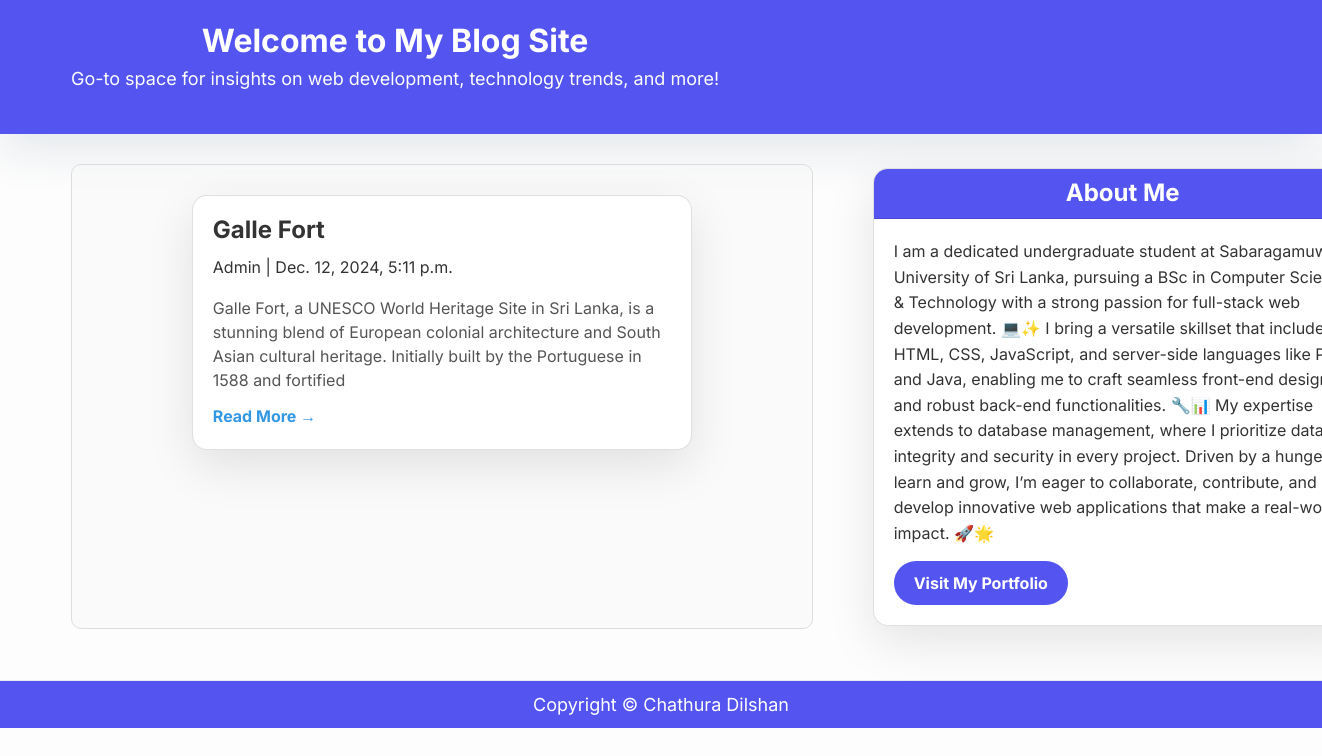
The page / on the database its author committed.
### blog/models.py (models this page shows, shortened)
class Post(models.Model):
    title = models.CharField(max_length=200, unique=True)
    slug = models.SlugField(max_length=200, unique=True)
    author = models.ForeignKey(User, on_delete= models.CASCADE,related_name='blog_posts')
    updated_on = models.DateTimeField(auto_now= True)
    content = models.TextField()
    created_on = models.DateTimeField(auto_now_add=True)
    status = models.IntegerField(choices=STATUS, default=0)
    class Meta:
        ordering = ['-created_on']

### blog/views.py (the view)
# urls.py: path('', views.PostList.as_view(), name='home'),
class PostList(generic.ListView):
    queryset = Post.objects.filter(status=1).order_by('-created_on')
    template_name = 'index.html'

### templates/index.html (shortened to what this page needs)
{% extends "base.html" %}
{% block content %}
<header class="masthead">
    <div class="container">
        <div class="row">
            <div class="Site">
                <div class="site-heading">
                    <h3 class=" site-topic"> Welcome to My Blog Site</h3>
                    <p class="site-text">Go-to space for insights on web development, technology trends, and more!
                    </p>
                </div>
            </div>
        </div>
    </div>
</header>
<div class="container">
    <div class="row">
        <div class="col">
            {% for post in post_list %}
            <div class="card">
                <div class="card-body">
                    <h2 class="card-title">{{ post.title }}</h2>
                    <p class="card-text">{{ post.author }} | {{ post.created_on}} </p>
                    <p class="card-details">{{post.content|slice:":200" }}</p>
                    <a href="{% url 'post_detail' post.slug  %}" class=" primary">Read More &rarr;</a>
                </div>
            </div>
            {% endfor %}
        </div>
        {% block sidebar %} {% include 'sidebar.html' %} {% endblock sidebar %}
    </div>
</div>
{%endblock%}

### templates/base.html (style rules this page uses)
body { font-family: "Inter", sans-serif; font-size: 17px; background-color: #fdfdfd; }

### templates/index.html (style rules this page uses)
body { font-family: "Inter", sans-serif; font-size: 18px; background-color: #fdfdfd; margin: 0; padding: 0; }
.card { box-shadow: 0 16px 48px #E3E7EB; margin: 20px 0; border-radius: 8px; overflow: hidden; background-color: #ffffff; width: 95%; margin-left: auto; margin-right: auto; }
.card-body { padding: 20px; }
.card-title { font-size: 24px; font-weight: bold; margin-bottom: 10px; color: #333333; }
.card-text { font-size: 14px; color: #888888; margin-bottom: 15px; }
.card-details { font-size: 16px; color: #555555; line-height: 1.5; margin-bottom: 10px; }
.primary { color: #3398E1; text-decoration: none; font-weight: bold; font-size: 16px; }
.masthead { background: #5454f0; height: 16.8vh; padding-bottom: 15px; box-shadow: 0 16px 48px #E3E7EB; padding-top: 10px; display: flex; justify-content: center; align-items: center; color: white; text-align: center; }
.site-heading { margin: 0; }
.site-topic { font-size: 32px; font-weight: bold; margin-bottom: 5px; }
.site-text { font-size: 18px; color: #fdfdfd; margin-top: 0; }
.container { max-width: 1200px; margin: 0 auto; padding: 20px; }
.row { display: flex; flex-wrap: wrap; margin: -10px; }
.col { flex: 1; padding: 10px; max-height: 465px; overflow-y: auto; border: 1px solid #ddd; background-color: #f9f9f99a; margin-top: 20px; border-radius: 10px; margin-right: 45px; width: 50%; }

### templates/sidebar.html (style rules this page uses)
.card { box-shadow: 0 16px 48px rgba(0, 0, 0, 0.1); border-radius: 15px; overflow: hidden; background: #fff; transition: transform 0.3s, box-shadow 0.3s; width: 500px; }
.card-body { padding: 20px; }
.card-text { font-size: 1rem; line-height: 1.6; color: #333; }

### rows shown on the page
Post: title "Galle Fort", author "Admin", created_on "Dec. 12, 2024, 5:11 p.m.", content "Galle Fort, a UNESCO World Heritage Site in Sri Lanka, is a stunning blend of European colonial architecture and South Asian cultural heritage. Initially built by the Portuguese in 1588 and fortified"
